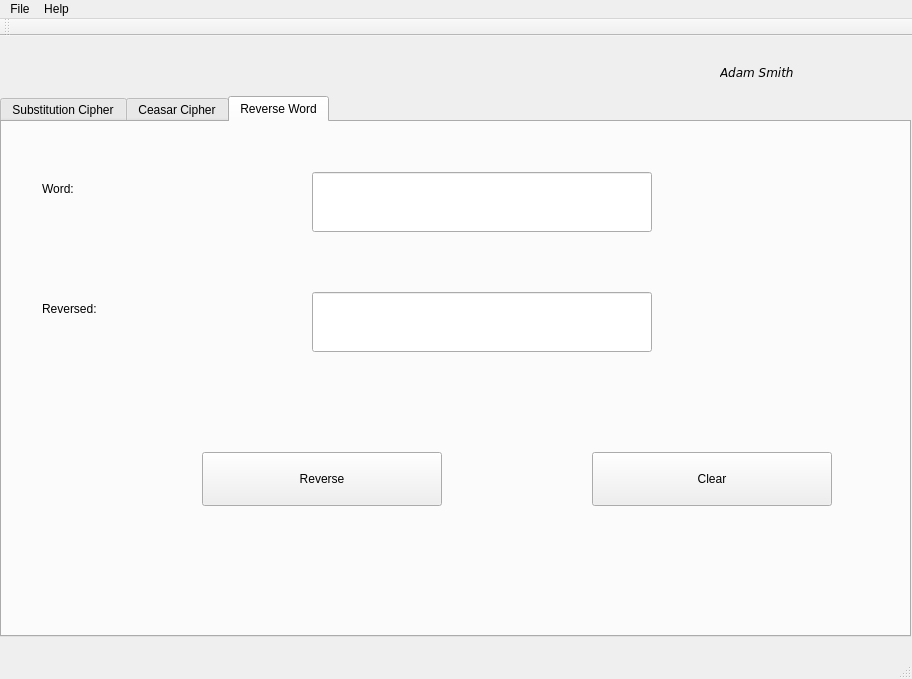
<?xml version="1.0" encoding="UTF-8"?>
<ui version="4.0">
 <class>MainWindow</class>
 <widget class="QMainWindow" name="MainWindow">
  <property name="geometry">
   <rect>
    <x>0</x>
    <y>0</y>
    <width>912</width>
    <height>679</height>
   </rect>
  </property>
  <property name="windowTitle">
   <string>MainWindow</string>
  </property>
  <widget class="QWidget" name="centralWidget">
   <widget class="QTabWidget" name="tabWidget">
    <property name="geometry">
     <rect>
      <x>0</x>
      <y>60</y>
      <width>911</width>
      <height>541</height>
     </rect>
    </property>
    <property name="autoFillBackground">
     <bool>false</bool>
    </property>
    <property name="tabShape">
     <enum>QTabWidget::Rounded</enum>
    </property>
    <property name="currentIndex">
     <number>2</number>
    </property>
    <widget class="QWidget" name="TabSubstitute">
     <attribute name="title">
      <string>Substitution Cipher</string>
     </attribute>
     <widget class="QLineEdit" name="lineEdit">
      <property name="geometry">
       <rect>
        <x>450</x>
        <y>50</y>
        <width>351</width>
        <height>61</height>
       </rect>
      </property>
     </widget>
     <widget class="QLabel" name="label_1">
      <property name="geometry">
       <rect>
        <x>10</x>
        <y>40</y>
        <width>401</width>
        <height>71</height>
       </rect>
      </property>
      <property name="font">
       <font>
        <family>Calibri</family>
        <pointsize>16</pointsize>
        <weight>75</weight>
        <bold>true</bold>
       </font>
      </property>
      <property name="cursor">
       <cursorShape>ArrowCursor</cursorShape>
      </property>
      <property name="text">
       <string>Plain Text</string>
      </property>
      <property name="textFormat">
       <enum>Qt::RichText</enum>
      </property>
     </widget>
     <widget class="QLabel" name="label_2">
      <property name="geometry">
       <rect>
        <x>10</x>
        <y>120</y>
        <width>421</width>
        <height>71</height>
       </rect>
      </property>
      <property name="font">
       <font>
        <family>Calibri</family>
        <pointsize>16</pointsize>
        <weight>75</weight>
        <bold>true</bold>
       </font>
      </property>
      <property name="cursor">
       <cursorShape>ArrowCursor</cursorShape>
      </property>
      <property name="text">
       <string>Transpose Key</string>
      </property>
      <property name="textFormat">
       <enum>Qt::RichText</enum>
      </property>
     </widget>
     <widget class="QLabel" name="label_3">
      <property name="geometry">
       <rect>
        <x>10</x>
        <y>190</y>
        <width>421</width>
        <height>91</height>
       </rect>
      </property>
      <property name="font">
       <font>
        <family>Calibri</family>
        <pointsize>16</pointsize>
        <weight>75</weight>
        <bold>true</bold>
       </font>
      </property>
      <property name="cursor">
       <cursorShape>ArrowCursor</cursorShape>
      </property>
      <property name="text">
       <string>Cipher Key</string>
      </property>
      <property name="textFormat">
       <enum>Qt::RichText</enum>
      </property>
     </widget>
     <widget class="QLineEdit" name="lineEdit_2">
      <property name="geometry">
       <rect>
        <x>450</x>
        <y>130</y>
        <width>351</width>
        <height>61</height>
       </rect>
      </property>
     </widget>
     <widget class="QLineEdit" name="lineEdit_3">
      <property name="geometry">
       <rect>
        <x>450</x>
        <y>210</y>
        <width>351</width>
        <height>61</height>
       </rect>
      </property>
     </widget>
     <widget class="QPushButton" name="Encrypt">
      <property name="geometry">
       <rect>
        <x>130</x>
        <y>320</y>
        <width>221</width>
        <height>101</height>
       </rect>
      </property>
      <property name="cursor">
       <cursorShape>PointingHandCursor</cursorShape>
      </property>
      <property name="text">
       <string>Encrypt</string>
      </property>
      <property name="default">
       <bool>false</bool>
      </property>
      <property name="flat">
       <bool>false</bool>
      </property>
     </widget>
     <widget class="QPushButton" name="Decrypt">
      <property name="geometry">
       <rect>
        <x>580</x>
        <y>320</y>
        <width>221</width>
        <height>101</height>
       </rect>
      </property>
      <property name="cursor">
       <cursorShape>PointingHandCursor</cursorShape>
      </property>
      <property name="text">
       <string>Decrypt</string>
      </property>
     </widget>
    </widget>
    <widget class="QWidget" name="TabCeasar">
     <attribute name="title">
      <string>Ceasar Cipher</string>
     </attribute>
     <widget class="QLineEdit" name="lineEdit_4">
      <property name="geometry">
       <rect>
        <x>240</x>
        <y>30</y>
        <width>281</width>
        <height>41</height>
       </rect>
      </property>
     </widget>
     <widget class="QLabel" name="label_4">
      <property name="geometry">
       <rect>
        <x>50</x>
        <y>39</y>
        <width>171</width>
        <height>31</height>
       </rect>
      </property>
      <property name="text">
       <string>Plain Text</string>
      </property>
     </widget>
     <widget class="QLabel" name="label_5">
      <property name="geometry">
       <rect>
        <x>50</x>
        <y>150</y>
        <width>181</width>
        <height>31</height>
       </rect>
      </property>
      <property name="text">
       <string>Cipher Text</string>
      </property>
     </widget>
     <widget class="QLineEdit" name="lineEdit_5">
      <property name="geometry">
       <rect>
        <x>240</x>
        <y>140</y>
        <width>281</width>
        <height>41</height>
       </rect>
      </property>
     </widget>
     <widget class="QPushButton" name="pushButton_3">
      <property name="geometry">
       <rect>
        <x>150</x>
        <y>310</y>
        <width>141</width>
        <height>51</height>
       </rect>
      </property>
      <property name="text">
       <string>Encrypt</string>
      </property>
     </widget>
     <widget class="QPushButton" name="pushButton_ceasarDecrypt">
      <property name="geometry">
       <rect>
        <x>540</x>
        <y>310</y>
        <width>141</width>
        <height>51</height>
       </rect>
      </property>
      <property name="text">
       <string>Decrypt</string>
      </property>
     </widget>
     <widget class="QSpinBox" name="spinBoxRotate">
      <property name="geometry">
       <rect>
        <x>700</x>
        <y>70</y>
        <width>126</width>
        <height>66</height>
       </rect>
      </property>
      <property name="minimum">
       <number>-256</number>
      </property>
      <property name="maximum">
       <number>256</number>
      </property>
     </widget>
     <widget class="QLabel" name="label_6">
      <property name="geometry">
       <rect>
        <x>580</x>
        <y>90</y>
        <width>117</width>
        <height>33</height>
       </rect>
      </property>
      <property name="text">
       <string>Rotation</string>
      </property>
     </widget>
    </widget>
    <widget class="QWidget" name="TabReverse">
     <attribute name="title">
      <string>Reverse Word</string>
     </attribute>
     <widget class="QLabel" name="word">
      <property name="geometry">
       <rect>
        <x>40</x>
        <y>50</y>
        <width>117</width>
        <height>33</height>
       </rect>
      </property>
      <property name="text">
       <string>Word:</string>
      </property>
     </widget>
     <widget class="QLabel" name="word_2">
      <property name="geometry">
       <rect>
        <x>40</x>
        <y>170</y>
        <width>117</width>
        <height>33</height>
       </rect>
      </property>
      <property name="text">
       <string>Reversed:</string>
      </property>
     </widget>
     <widget class="QLineEdit" name="originalWord">
      <property name="geometry">
       <rect>
        <x>310</x>
        <y>50</y>
        <width>340</width>
        <height>60</height>
       </rect>
      </property>
     </widget>
     <widget class="QLineEdit" name="wordReversed">
      <property name="geometry">
       <rect>
        <x>310</x>
        <y>170</y>
        <width>340</width>
        <height>60</height>
       </rect>
      </property>
     </widget>
     <widget class="QPushButton" name="reverseButton">
      <property name="geometry">
       <rect>
        <x>200</x>
        <y>330</y>
        <width>240</width>
        <height>54</height>
       </rect>
      </property>
      <property name="text">
       <string>Reverse</string>
      </property>
     </widget>
     <widget class="QPushButton" name="clearButton">
      <property name="geometry">
       <rect>
        <x>590</x>
        <y>330</y>
        <width>240</width>
        <height>54</height>
       </rect>
      </property>
      <property name="text">
       <string>Clear</string>
      </property>
     </widget>
    </widget>
   </widget>
   <widget class="QLabel" name="name">
    <property name="geometry">
     <rect>
      <x>720</x>
      <y>20</y>
      <width>321</width>
      <height>33</height>
     </rect>
    </property>
    <property name="font">
     <font>
      <family>Verdana</family>
      <italic>true</italic>
     </font>
    </property>
    <property name="cursor">
     <cursorShape>ForbiddenCursor</cursorShape>
    </property>
    <property name="text">
     <string>Adam Smith</string>
    </property>
   </widget>
  </widget>
  <widget class="QMenuBar" name="menuBar">
   <property name="geometry">
    <rect>
     <x>0</x>
     <y>0</y>
     <width>912</width>
     <height>19</height>
    </rect>
   </property>
   <widget class="QMenu" name="menuFile">
    <property name="title">
     <string>File</string>
    </property>
    <addaction name="actionExit"/>
   </widget>
   <widget class="QMenu" name="menuHelp">
    <property name="title">
     <string>Help</string>
    </property>
    <addaction name="actionAbout"/>
   </widget>
   <addaction name="menuFile"/>
   <addaction name="menuHelp"/>
  </widget>
  <widget class="QToolBar" name="mainToolBar">
   <attribute name="toolBarArea">
    <enum>TopToolBarArea</enum>
   </attribute>
   <attribute name="toolBarBreak">
    <bool>false</bool>
   </attribute>
  </widget>
  <widget class="QStatusBar" name="statusBar"/>
  <action name="actionExit">
   <property name="text">
    <string>Exit</string>
   </property>
  </action>
  <action name="actionAbout">
   <property name="text">
    <string>About</string>
   </property>
  </action>
 </widget>
 <layoutdefault spacing="6" margin="11"/>
 <resources/>
 <connections/>
</ui>
